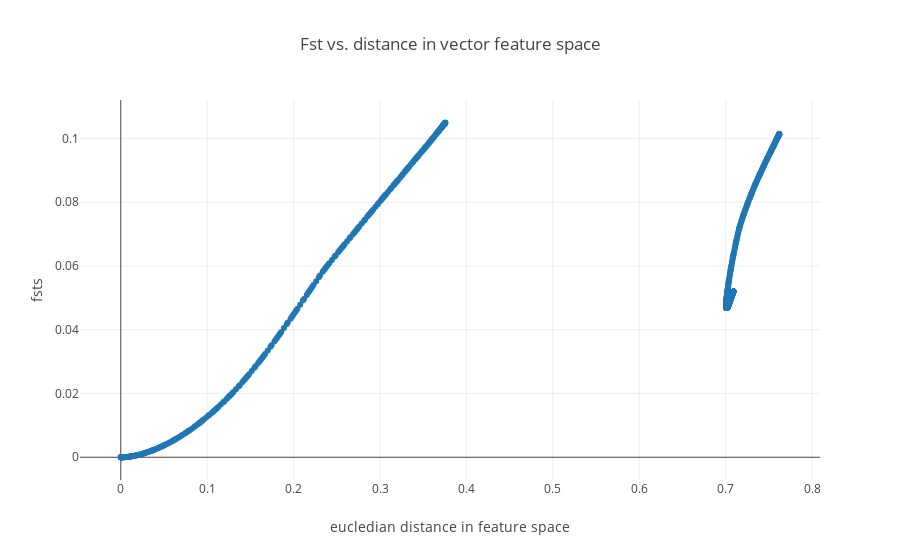

The notebook cell saved with this chart:
### Code cell
fig_data= [go.Scatter(
x= Distances_crawl,
y= Fsts_crawl,
mode= 'markers',
name= 'fst vs distances'
)
]

layout = go.Layout(
    title= 'Fst vs. distance in vector feature space',
    yaxis=dict(
        title='fsts'),
    xaxis=dict(
        title='eucledian distance in feature space')
)

fig= go.Figure(data=fig_data, layout=layout)
iplot(fig)

### Figure 1 — Plotly figure (JSON) as saved in the notebook; plotly's stock layout.template omitted (floating-point values rounded to 4 significant figures; data arrays with more than 128 entries replaced by an {"elided": "..."} marker saying what was removed)
{"data": [{"mode": "markers", "name": "fst vs distances", "type": "scatter", "x": {"elided": "870 float values"}, "y": {"elided": "870 float values"}}], "layout": {"title": "Fst vs. distance in vector feature space", "xaxis": {"title": "eucledian distance in feature space"}, "yaxis": {"title": "fsts"}}}
